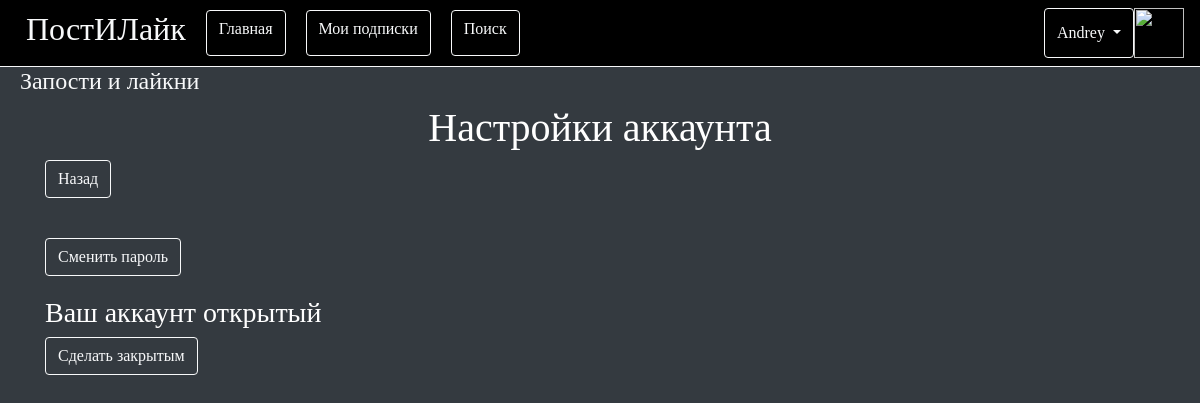
Page /settings (signed in) on the earlier database version.
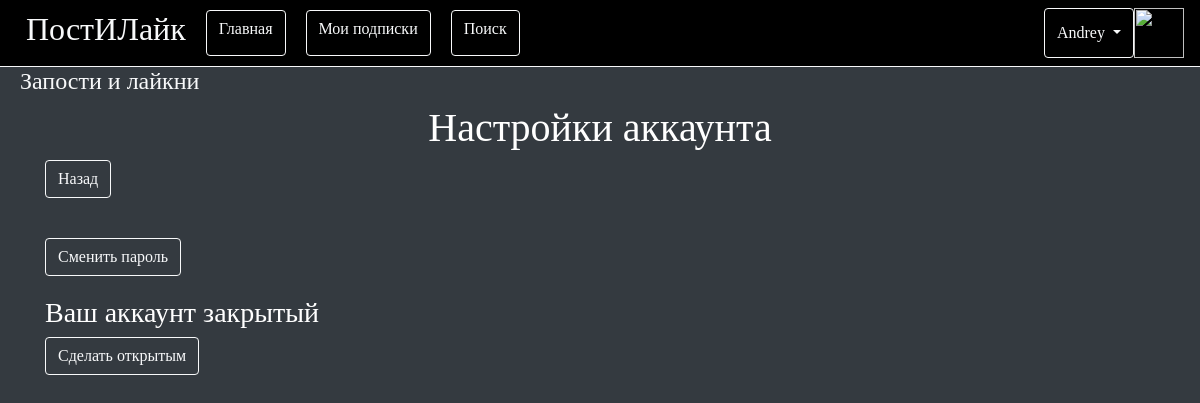
Same page on the later database version.
### main.py (the view)
@app.route('/settings', methods=['GET', 'POST'])
@login_required
def settings():
    return render_template('settings_page.html', current_user=current_user)

### data/db_session.py (called while the page is built)
def create_session() -> Session:
    global __factory
    return __factory()

### main.py (called while the page is built)
@login_manager.user_loader
def load_user(user_id):
    session = db_session.create_session()
    return session.query(User).get(user_id)

### templates/settings_page.html
{% extends "base.html" %}
{% block content %}
<h1 align="center" class="text-white">Настройки аккаунта</h1>
<a class="btn btn-outline-light" href='/user/{{ current_user.id }}/1'>Назад</a>
<div style="padding: 20px 20px 20px 20px"></div>
<a class="btn btn-outline-light" href="/change_password" role="button">Сменить пароль</a>
<div style="padding: 10px 10px 10px 10px"></div>
{% if current_user.private_account %}
<h3 class="text-white">Ваш аккаунт закрытый</h3>
<a class="btn btn-outline-light" href="/change_private?private=off&back_url=/settings" role="button">Сделать открытым</a>
{% else %}
<h3 class="text-white">Ваш аккаунт открытый</h3>
<a class="btn btn-outline-light" href="/change_private?private=on&back_url=/settings" role="button">Сделать закрытым</a>
{% endif %}
{% endblock %}

Differences in the rows shown:
changed User "Andrey": private_account False → True (drawn)
Other differences:
text no longer shown: "Ваш аккаунт открытый Сделать закрытым"
text now shown: "Ваш аккаунт закрытый Сделать открытым"
